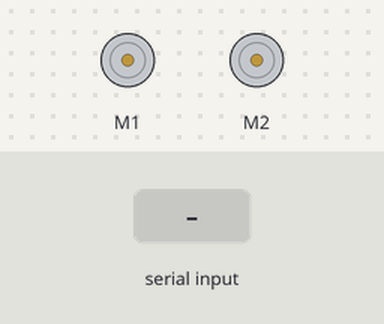
This sketch was run on a simulated Arduino Uno, built with avr-gcc and run on an emulated ATmega328P. Shown: 2 × DC motor (green arrow = forward, orange = backward, longer = faster). The test bench sets the inputs (shaded band).

Above: at 1.2 s.
1.3 s: "S\n" received over the second serial link
2.8 s: "1|90|45\n" received over the second serial link
At 3.6 s:
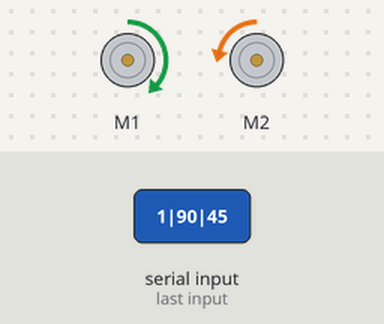
4.3 s: "90|45\n" received over the second serial link
At 4.7 s:
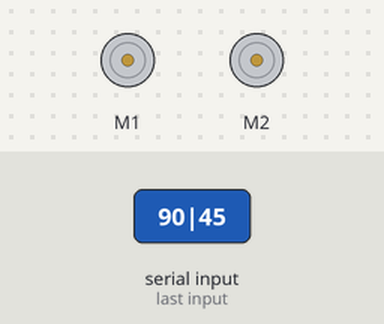
Timing chart, 0 to 7.3 s (numbered marks = the images above; inputs shaded):
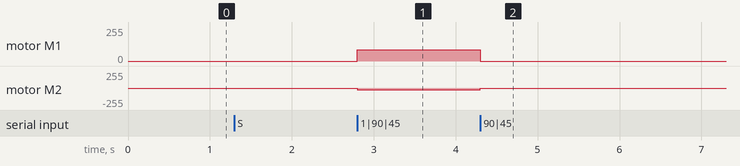

Measured:
- after the input at 2.8 s, motor M1: stopped → forward 86/255 at once; motor M2: stopped → backward 28/255 at once
- after the input at 4.3 s, motor M1: forward 86/255 → stopped at once; motor M2: backward 28/255 → stopped at once

The sketch:

car3.ino
```cpp
#include <SoftwareSerial.h>
#include <ZumoMotors.h> // Library to control the motors

SoftwareSerial XBee(2, 3); // RX = 2, TX = 3, recieving and transmitting pin
ZumoMotors motors; //initialises motor object

String input = ""; // Start in empty state

void setup() {
  XBee.begin(9600);
  Serial.begin(9600);
}

void loop() {
  // Checks for an incoming command
  if (XBee.available()) {
    char c = XBee.read();

    if (c == '\n') { //Checks for ending character on incoming command
      processCommand(input); //Function call after entire command is parsed
      input = "";
    } else {
      input += c;
    }
  }
}

//the movement function
void processCommand(String message) {

  //Storing index of the | seperator chracters in recieving message
  //Ex recieving message: "FR|400|250\n" (Direction|xSpeed|ySpeed|\n)
  int sep1 = message.indexOf('|');
  int sep2 = message.indexOf('|', sep1 + 1);

  //indexof() returns -1 if character not found
  if (sep1 == -1 || sep2 == -1) {
    motors.setSpeeds(0, 0); //Stops on an invalid message
    return;
  }

  //Extracting data from the recieved message
  String command = message.substring(0, sep1);
  int xSpeed = message.substring(sep1 + 1, sep2).toInt();
  int ySpeed = message.substring(sep2 + 1).toInt();

  //Stationary
  if (command == "S" || (xSpeed == 0 && ySpeed == 0)) {
    motors.setSpeeds(0, 0);
    return;
  }

  //Code logic for differential drive
  //Converting x,y speeds to left & right motor speed
  int leftSpeed = ySpeed + xSpeed;
  int rightSpeed = ySpeed - xSpeed;

  //Constraints are set to the maximum and minimum speeds of the motors
  leftSpeed = constrain(leftSpeed, -400, 400);
  rightSpeed = constrain(rightSpeed, -400, 400);

  motors.setSpeeds(leftSpeed, rightSpeed);
}
```
